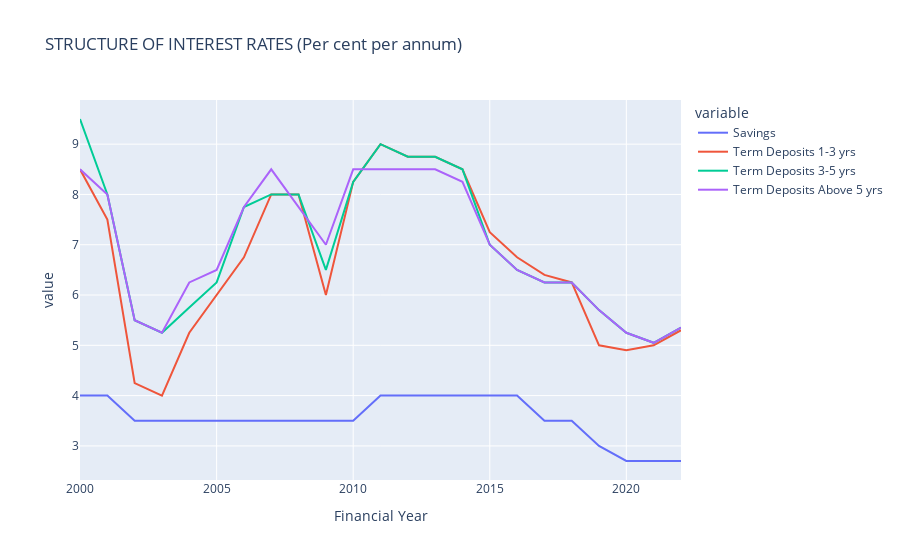

Notebook code cell kept with this figure:
### Code cell
fig = px.line(deposits, x='Financial Year', y=['Savings', 'Term Deposits 1-3 yrs',
       'Term Deposits 3-5 yrs', 'Term Deposits Above 5 yrs'], title=title)
fig.show()

### Figure 1 — Plotly figure (JSON) as saved in the notebook; plotly's stock layout.template omitted (floating-point values rounded to 4 significant figures)
{"data": [{"hovertemplate": "variable=Savings<br>Financial Year=%{x}<br>value=%{y}<extra></extra>", "legendgroup": "Savings", "line": {"color": "#636efa", "dash": "solid"}, "marker": {"symbol": "circle"}, "mode": "lines", "name": "Savings", "orientation": "v", "showlegend": true, "type": "scatter", "x": ["2022-01-01T00:00:00", "2021-01-01T00:00:00", "2020-01-01T00:00:00", "2019-01-01T00:00:00", "2018-01-01T00:00:00", "2017-01-01T00:00:00", "2016-01-01T00:00:00", "2015-01-01T00:00:00", "2014-01-01T00:00:00", "2013-01-01T00:00:00", "2012-01-01T00:00:00", "2011-01-01T00:00:00", "2010-01-01T00:00:00", "2009-01-01T00:00:00", "2008-01-01T00:00:00", "2007-01-01T00:00:00", "2006-01-01T00:00:00", "2005-01-01T00:00:00", "2004-01-01T00:00:00", "2003-01-01T00:00:00", "2002-01-01T00:00:00", "2001-01-01T00:00:00", "2000-01-01T00:00:00"], "xaxis": "x", "y": [2.7, 2.7, 2.7, 3, 3.5, 3.5, 4, 4, 4, 4, 4, 4, 3.5, 3.5, 3.5, 3.5, 3.5, 3.5, 3.5, 3.5, 3.5, 4, 4], "yaxis": "y"}, {"hovertemplate": "variable=Term Deposits 1-3 yrs<br>Financial Year=%{x}<br>value=%{y}<extra></extra>", "legendgroup": "Term Deposits 1-3 yrs", "line": {"color": "#EF553B", "dash": "solid"}, "marker": {"symbol": "circle"}, "mode": "lines", "name": "Term Deposits 1-3 yrs", "orientation": "v", "showlegend": true, "type": "scatter", "x": ["2022-01-01T00:00:00", "2021-01-01T00:00:00", "2020-01-01T00:00:00", "2019-01-01T00:00:00", "2018-01-01T00:00:00", "2017-01-01T00:00:00", "2016-01-01T00:00:00", "2015-01-01T00:00:00", "2014-01-01T00:00:00", "2013-01-01T00:00:00", "2012-01-01T00:00:00", "2011-01-01T00:00:00", "2010-01-01T00:00:00", "2009-01-01T00:00:00", "2008-01-01T00:00:00", "2007-01-01T00:00:00", "2006-01-01T00:00:00", "2005-01-01T00:00:00", "2004-01-01T00:00:00", "2003-01-01T00:00:00", "2002-01-01T00:00:00", "2001-01-01T00:00:00", "2000-01-01T00:00:00"], "xaxis": "x", "y": [5.3, 5, 4.9, 5, 6.25, 6.4, 6.75, 7.25, 8.5, 8.75, 8.75, 9, 8.25, 6, 8, 8, 6.75, 6, 5.25, 4, 4.25, 7.5, 8.5], "yaxis": "y"}, {"hovertemplate": "variable=Term Deposits 3-5 yrs<br>Financial Year=%{x}<br>value=%{y}<extra></extra>", "legendgroup": "Term Deposits 3-5 yrs", "line": {"color": "#00cc96", "dash": "solid"}, "marker": {"symbol": "circle"}, "mode": "lines", "name": "Term Deposits 3-5 yrs", "orientation": "v", "showlegend": true, "type": "scatter", "x": ["2022-01-01T00:00:00", "2021-01-01T00:00:00", "2020-01-01T00:00:00", "2019-01-01T00:00:00", "2018-01-01T00:00:00", "2017-01-01T00:00:00", "2016-01-01T00:00:00", "2015-01-01T00:00:00", "2014-01-01T00:00:00", "2013-01-01T00:00:00", "2012-01-01T00:00:00", "2011-01-01T00:00:00", "2010-01-01T00:00:00", "2009-01-01T00:00:00", "2008-01-01T00:00:00", "2007-01-01T00:00:00", "2006-01-01T00:00:00", "2005-01-01T00:00:00", "2004-01-01T00:00:00", "2003-01-01T00:00:00", "2002-01-01T00:00:00", "2001-01-01T00:00:00", "2000-01-01T00:00:00"], "xaxis": "x", "y": [5.35, 5.05, 5.25, 5.7, 6.25, 6.25, 6.5, 7, 8.5, 8.75, 8.75, 9, 8.25, 6.5, 8, 8, 7.75, 6.25, 5.75, 5.25, 5.5, 8, 9.5], "yaxis": "y"}, {"hovertemplate": "variable=Term Deposits Above 5 yrs<br>Financial Year=%{x}<br>value=%{y}<extra></extra>", "legendgroup": "Term Deposits Above 5 yrs", "line": {"color": "#ab63fa", "dash": "solid"}, "marker": {"symbol": "circle"}, "mode": "lines", "name": "Term Deposits Above 5 yrs", "orientation": "v", "showlegend": true, "type": "scatter", "x": ["2022-01-01T00:00:00", "2021-01-01T00:00:00", "2020-01-01T00:00:00", "2019-01-01T00:00:00", "2018-01-01T00:00:00", "2017-01-01T00:00:00", "2016-01-01T00:00:00", "2015-01-01T00:00:00", "2014-01-01T00:00:00", "2013-01-01T00:00:00", "2012-01-01T00:00:00", "2011-01-01T00:00:00", "2010-01-01T00:00:00", "2009-01-01T00:00:00", "2008-01-01T00:00:00", "2007-01-01T00:00:00", "2006-01-01T00:00:00", "2005-01-01T00:00:00", "2004-01-01T00:00:00", "2003-01-01T00:00:00", "2002-01-01T00:00:00", "2001-01-01T00:00:00", "2000-01-01T00:00:00"], "xaxis": "x", "y": [5.35, 5.05, 5.25, 5.7, 6.25, 6.25, 6.5, 7, 8.25, 8.5, 8.5, 8.5, 8.5, 7, 7.75, 8.5, 7.75, 6.5, 6.25, 5.25, 5.5, 8, 8.5], "yaxis": "y"}], "layout": {"legend": {"title": {"text": "variable"}, "tracegroupgap": 0}, "title": {"text": "STRUCTURE OF INTEREST RATES (Per cent per annum)"}, "xaxis": {"anchor": "y", "domain": [0, 1], "title": {"text": "Financial Year"}}, "yaxis": {"anchor": "x", "domain": [0, 1], "title": {"text": "value"}}}}
